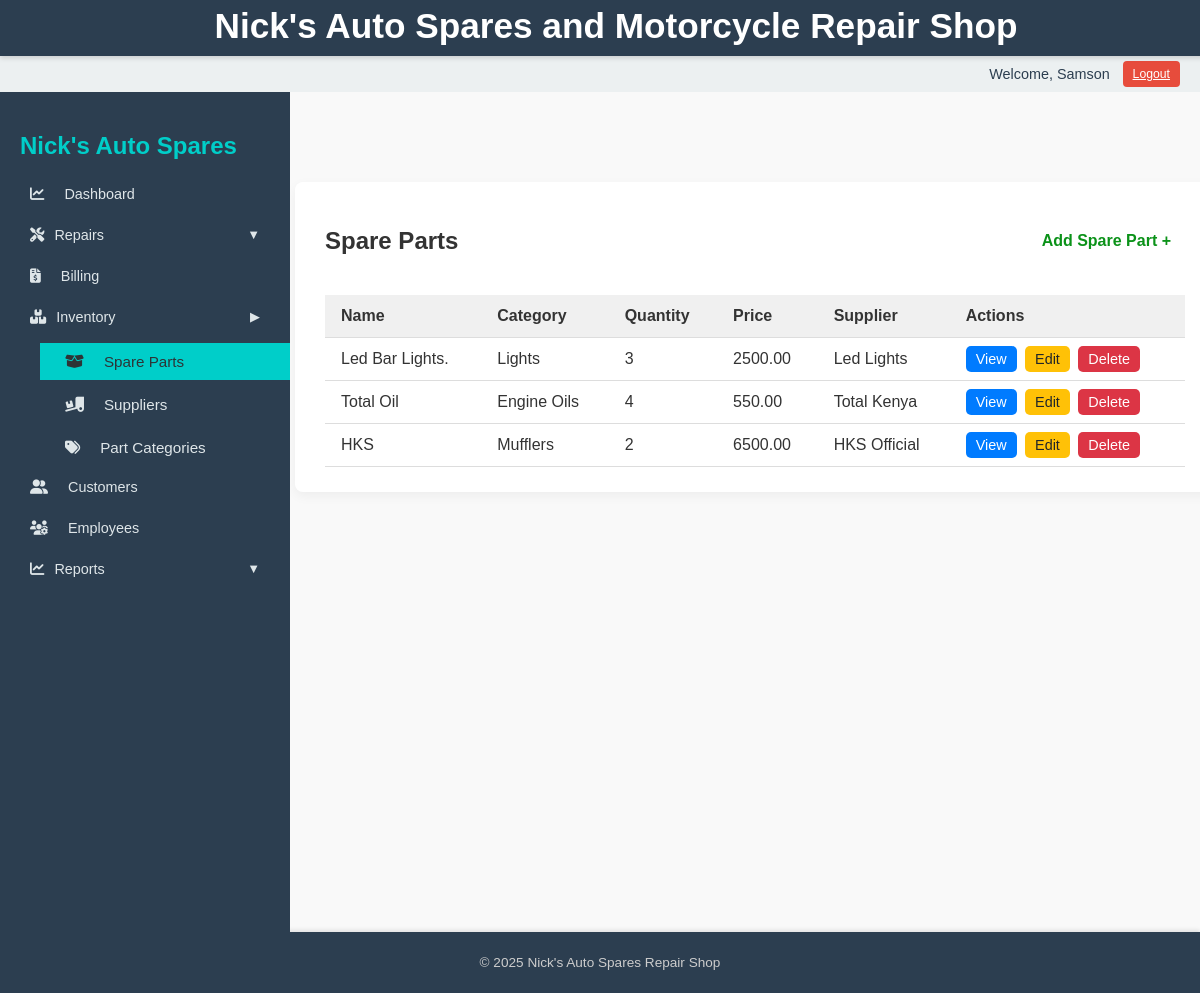
Screenshot of /inventory/ (signed in) with the database file from the repository.
### inventory/models.py (models this page shows, shortened)
class SparePart(models.Model):
    name = models.CharField(max_length=100)
    part_number = models.CharField(max_length=50, blank=True, null=True)
    category = models.ForeignKey(PartCategory, on_delete=models.SET_NULL, null=True, blank=True)
    quantity = models.PositiveIntegerField()
    price = models.DecimalField(max_digits=10, decimal_places=2)
    supplier = models.ForeignKey('Supplier', on_delete=models.SET_NULL, null=True, blank=True)
    date_added = models.DateTimeField(auto_now_add=True)

class PartCategory(models.Model):
    name = models.CharField(max_length=50, unique=True)
    def __str__(self):
        return self.name

class Supplier(models.Model):
    name = models.CharField(max_length=100, unique=True)
    contact_person = models.CharField(max_length=100, blank=True, null=True)
    phone = models.CharField(max_length=20, blank=True, null=True)
    email = models.EmailField(blank=True, null=True)
    address = models.TextField(blank=True, null=True)
    def __str__(self):
        return self.name

### inventory/views.py (the view)
# urls.py: path('', views.sparepart_list, name='sparepart_list'),
@login_required
def sparepart_list(request):
    parts = SparePart.objects.all().order_by('-date_added')
    return render(request, 'inventory/sparepart_list.html', {'parts': parts})

### inventory/templates/inventory/sparepart_list.html
{% extends "base_dashboard.html" %}
{% block content %}
<div class="page-card">
    <div class="page-header">
        <h2>Spare Parts</h2>
        <a href="{% url 'add_sparepart' %}" class="action-button green">Add Spare Part +</a>
    </div>
    {% if parts %}
    <table class="styled-table">
        <thead>
            <tr>
                <th>Name</th>
                <th>Category</th>
                <th>Quantity</th>
                <th>Price</th>
                <th>Supplier</th>
                <th>Actions</th>
            </tr>
        </thead>
        <tbody>
            {% for part in parts %}
            <tr>
                <td>{{ part.name }}</td>
                <td>{{ part.category }}</td>
                <td>{{ part.quantity }}</td>
                <td>{{ part.price }}</td>
                <td>{{ part.supplier }}</td>
                <td>
                    <a href="{% url 'sparepart_detail' part.id %}" class="small-btn blue">View</a>
                    <a href="{% url 'edit_sparepart' part.pk %}" class="small-btn yellow">Edit</a>
                    <a href="{% url 'delete_sparepart' part.pk %}" class="small-btn red">Delete</a>
                </td>
            </tr>
            {% endfor %}
        </tbody>
    </table>
    {% else %}
    <p>No spare parts found.</p>
    {% endif %}
</div>
{% endblock %}

### templates/base_dashboard.html (shortened to what this page needs)
{% load static %}
<!DOCTYPE html>
<html lang="en">
<head>
    <link rel="stylesheet" href="{% static 'css/styles.css' %}">
    <link rel="stylesheet" href="https://cdnjs.cloudflare.com/ajax/libs/font-awesome/6.5.0/css/all.min.css" />
    <link rel="stylesheet" href="https://cdnjs.cloudflare.com/ajax/libs/font-awesome/6.5.0/css/all.min.css">
</head>
<body>
    <header>
        <h1>Nick's Auto Spares and Motorcycle Repair Shop</h1>
    </header>
    <nav class="user-nav">
        {% if user.is_authenticated %}
            <span class="username">Welcome, {{ user.username }}</span>
            <form method="post" action="{% url 'logout' %}">
                <button type="submit" class="logout-button">Logout</button>
            </form>
        {% else %}
            <a href="{% url 'login' %}" class="button">Login</a>
        {% endif %}
    </nav>
    <div class="layout-container">
        <aside class="sidebar" id="sidebar">
            <h2>Nick's Auto Spares</h2>
            <a href="{% url 'reports_overview' %}" class="{% if request.path == '/reports/overview/' %}active{% endif %}">
                <i class="fas fa-chart-line"></i> Dashboard
            </a>
            <button class="toggle {% if 'repairs' in request.path or 'motorcycles' in request.path or 'motorcyclemodels' in request.path %}active{% endif %}" onclick="toggleMenu('repairsSubmenu', this)">
                <i class="fas fa-tools"></i> Repairs
                <span class="chevron" style="margin-left:auto;">&#9660;</span>
            </button>
            <a href="{% url 'invoice_list' %}" class="{% if 'billing' in request.path %}active{% endif %}">
                <i class="fas fa-file-invoice-dollar"></i> Billing
            </a>
            <button class="toggle {% if 'inventory' in request.path or 'suppliers' in request.path or 'partcategory' in request.path %}active{% endif %}" onclick="toggleMenu('inventorySubmenu', this)">
                <i class="fas fa-boxes"></i> Inventory
                <span class="chevron" style="margin-left:auto;">&#9654;</span>
            </button>
            <div id="inventorySubmenu" class="submenu {% if 'inventory' in request.path or 'suppliers' in request.path or 'partcategory' in request.path %}show{% endif %}">
                <a href="{% url 'sparepart_list' %}" class="{% if request.path == '/inventory/' %}active{% endif %}">
                    <i class="fas fa-box-open"></i> Spare Parts
                </a>
                <a href="{% url 'supplier_list' %}" class="{% if request.path == '/inventory/suppliers/' %}active{% endif %}">
                    <i class="fas fa-truck-loading"></i> Suppliers
                </a>
                <a href="{% url 'partcategory_list' %}" class="{% if request.path == '/inventory/partcategory/' %}active{% endif %}">
                    <i class="fas fa-tags"></i> Part Categories
                </a>
            </div>
            <a href="{% url 'customer_list' %}" class="{% if 'customers' in request.path %}active{% endif %}">
                <i class="fas fa-user-friends"></i> Customers
            </a>
            <a href="{% url 'employee_list' %}" class="{% if 'employees' in request.path %}active{% endif %}">
                <i class="fas fa-users-cog"></i> Employees
            </a>
            <button class="toggle {% if '/reports/' in request.path %}active{% endif %}" onclick="toggleMenu('reportsSubmenu', this)">
                <i class="fas fa-chart-line"></i> Reports
                <span class="chevron" style="margin-left:auto;">&#9660;</span>
            </button>
        </aside>
    <main class="main-content">
        <div class="content-wrapper">
            {% block content %}
            {% endblock %}
        </div>
    </main>
    </div>
    <footer>
        <p>&copy; 2025 Nick's Auto Spares Repair Shop</p>
    </footer>
</body>
</html>

### static/css/styles.css (style rules this page uses)
body { font-family: Arial, sans-serif; background-color: #f9f9f9; color: #333; margin: 0; padding: 0; }
h1 { text-align: center; margin-top: 20px; }
header { background-color: #2c3e50; color: white; padding: 1rem; text-align: center; }
nav.user-nav { background-color: #ecf0f1; padding: 10px 20px; text-align: right; }
main { padding: 20px; }
footer { background-color: #2c3e50; color: white; text-align: center; padding: 10px; margin-top: 40px; }
.button, .logout-button, input[type="submit"], button { background-color: #2c3e50; color: white; border: none; padding: 6px 12px; text-decoration: none; border-radius: 4px; cursor: pointer; font-size: 0.9rem; }
.logout-button { background: none; color: blue; border: none; padding: 0; text-decoration: underline; font-size: 1rem; }
.page-card { background-color: #fff; padding: 25px 30px; border-radius: 8px; box-shadow: 0 4px 12px rgba(0, 0, 0, 0.05); margin-top: 30px; }
.page-header { display: flex; justify-content: space-between; align-items: center; margin-bottom: 20px; }
.action-button { padding: 8px 14px; border: none; border-radius: 6px; text-decoration: none; color: #0b9219; font-weight: bold; }
.styled-table { width: 100%; border-collapse: collapse; margin-top: 10px; }
.styled-table th, .styled-table td { padding: 12px 16px; border-bottom: 1px solid #ddd; text-align: left; }
.styled-table thead { background-color: #f0f0f0; font-weight: bold; }
.small-btn { padding: 5px 10px; border-radius: 5px; color: #fff; text-decoration: none; font-size: 0.9em; margin-right: 4px; }
.small-btn.blue { background-color: #007bff; }
.small-btn.yellow { background-color: #ffc107; color: #212529; }
.small-btn.red { background-color: #dc3545; }

### templates/base_dashboard.html (style rules this page uses)
body { margin: 0; font-family: Arial, sans-serif; height: 100vh; }
.sidebar { width: 250px; background-color: #2c3e50; color: #fff; padding: 20px; height: 100vh; overflow-y: auto; }
.sidebar h2 { color: #00cec9; margin-bottom: 1rem; }
.sidebar a, .sidebar button.toggle { display: flex; align-items: center; gap: 10px; padding: 10px; color: #dfe6e9; text-decoration: none; margin-bottom: 5px; background: none; border: none; text-align: left; width: 100%; cursor: pointer; font-size: 0.9em;; }
.sidebar a:hover, .sidebar .active, .sidebar button.toggle:hover { background-color: #2980b9; color: #2d3436; }
.sidebar:not(.hidden) { transform: translateX(0); }
.sidebar a i { margin-right: 10px; }
.sidebar a.active { background-color: #00cec9; color: #2d3436; }
.layout-container { display: grid; grid-template-columns: 250px 1fr; min-height: calc(100vh - 56px - 36px); margin-top: 92px; }
.main-content { display: flex; justify-content: center; align-items: flex-start; padding: 40px 20px; overflow-y: auto; width: 100%; box-sizing: border-box; }
.content-wrapper { width: 100%; max-width: 900px; padding: 20px; box-sizing: border-box; }
.page-card, .form-card { width: 100%; max-width: 900px; }
.submenu { display: none; flex-direction: column; margin-left: 20px; }
.submenu a { font-size: 0.95em; padding-left: 25px; margin: 3px 0; }
.submenu.show { display: flex; }
.chevron { font-size: 0.9em; transition: transform 0.2s ease; }
.user-nav { position: fixed; top: 56px; left: 0; width: 100%; height: 36px; background-color: #2c3e50; color: #2c3e50; padding: 0 1rem; display: flex; justify-content: flex-end; align-items: center; gap: 0.8rem; font-size: 0.9em; box-sizing: border-box; z-index: 999; transition: transform 0.3s ease; will-change: transform; }
.user-nav .username { font-weight: 500; }
.logout-button, .user-nav .button { background-color: #e74c3c; color: #fff; border: none; padding: 6px 10px; cursor: pointer; font-size: 0.85em; border-radius: 4px; }
header { position: fixed; top: 0; left: 0; width: 100%; height: 56px; background-color: #2c3e50; color: #fff; padding: 0 1rem; display: flex; align-items: center; justify-content: center; z-index: 1000; font-size: 1.1em; font-weight: 600; box-shadow: 0 2px 5px rgba(0,0,0,0.15); transition: transform 0.3s ease; will-change: transform; }
footer { background-color: #2c3e50; color: #ccc; text-align: center; padding: 0.6rem; font-size: 0.85em; margin-top: auto; box-shadow: 0 -2px 4px rgba(0,0,0,0.1); }

### rows the page displays
SparePart: name "Led Bar Lights.", category "Lights", quantity "3", price "2500.00", supplier "Led Lights"
SparePart: name "Total Oil", category "Engine Oils", quantity "4", price "550.00", supplier "Total Kenya"
SparePart: name "HKS", category "Mufflers", quantity "2", price "6500.00", supplier "HKS Official"

### other values shown
{{ user.username }} "Samson"
